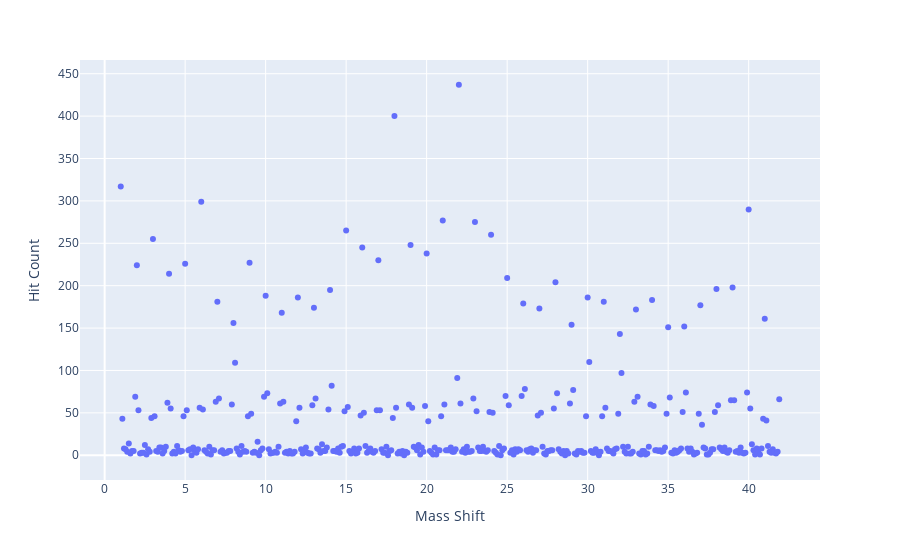

The notebook cell this image was saved under:
### Code cell
fig = px.scatter(df_shift_hits, x='shift', y='hit', labels={'shift': 'Mass Shift', 'hit': 'Hit Count'})
fig.show()

### Figure 1 — Plotly figure (JSON) as saved in the notebook; plotly's stock layout.template omitted (floating-point values rounded to 4 significant figures; data arrays with more than 128 entries replaced by an {"elided": "..."} marker saying what was removed)
{"data": [{"hovertemplate": "Mass Shift=%{x}<br>Hit Count=%{y}<extra></extra>", "legendgroup": "", "marker": {"color": "#636efa", "symbol": "circle"}, "mode": "markers", "name": "", "orientation": "v", "showlegend": false, "type": "scatter", "x": {"elided": "410 float values"}, "xaxis": "x", "y": {"elided": "410 int values"}, "yaxis": "y"}], "layout": {"legend": {"tracegroupgap": 0}, "margin": {"t": 60}, "xaxis": {"anchor": "y", "domain": [0, 1], "title": {"text": "Mass Shift"}}, "yaxis": {"anchor": "x", "domain": [0, 1], "title": {"text": "Hit Count"}}}}
